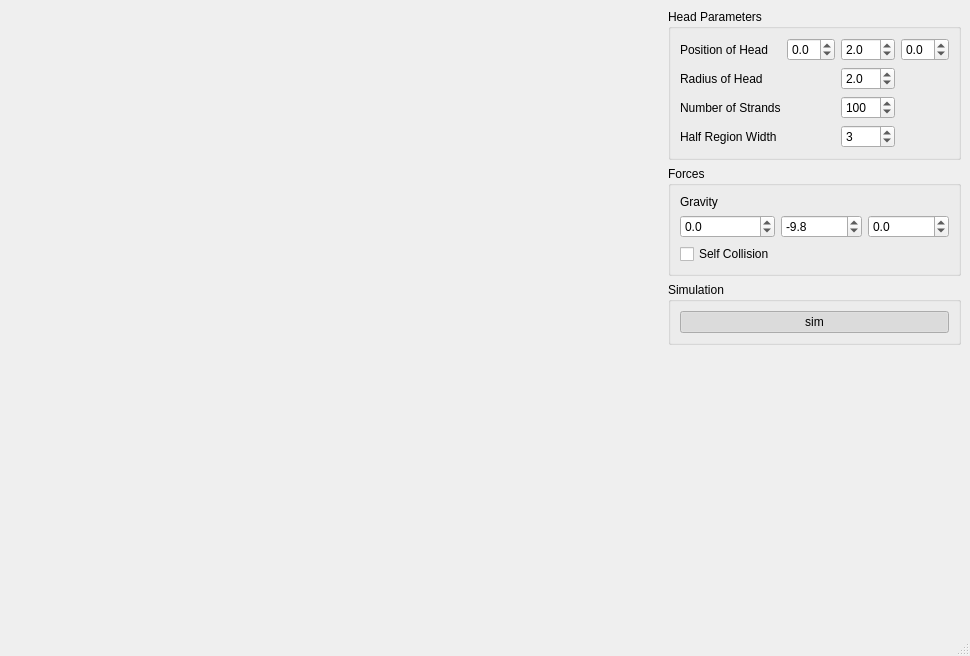
<?xml version="1.0" encoding="UTF-8"?>
<ui version="4.0">
 <class>MainWindow</class>
 <widget class="QMainWindow" name="MainWindow">
  <property name="geometry">
   <rect>
    <x>0</x>
    <y>0</y>
    <width>970</width>
    <height>656</height>
   </rect>
  </property>
  <property name="windowTitle">
   <string>Hair Simulation by Chain Shape Matching</string>
  </property>
  <widget class="QWidget" name="centralwidget">
   <layout class="QGridLayout" name="s_mainWindowGridLayout">
    <item row="2" column="1">
     <widget class="QGroupBox" name="groupBox_2">
      <property name="title">
       <string>Simulation</string>
      </property>
      <layout class="QGridLayout" name="gridLayout_2">
       <item row="0" column="0">
        <widget class="QPushButton" name="m_sim">
         <property name="text">
          <string>sim</string>
         </property>
         <property name="checkable">
          <bool>true</bool>
         </property>
         <property name="checked">
          <bool>true</bool>
         </property>
        </widget>
       </item>
      </layout>
     </widget>
    </item>
    <item row="3" column="1">
     <spacer name="verticalSpacer">
      <property name="orientation">
       <enum>Qt::Vertical</enum>
      </property>
      <property name="sizeHint" stdset="0">
       <size>
        <width>20</width>
        <height>40</height>
       </size>
      </property>
     </spacer>
    </item>
    <item row="0" column="1">
     <widget class="QGroupBox" name="s_transformGB">
      <property name="title">
       <string>Head Parameters</string>
      </property>
      <layout class="QGridLayout" name="gridLayout">
       <item row="3" column="2">
        <widget class="QSpinBox" name="m_numStrands">
         <property name="minimum">
          <number>1</number>
         </property>
         <property name="maximum">
          <number>2000</number>
         </property>
         <property name="value">
          <number>100</number>
         </property>
        </widget>
       </item>
       <item row="2" column="2">
        <widget class="QDoubleSpinBox" name="m_radius">
         <property name="decimals">
          <number>1</number>
         </property>
         <property name="minimum">
          <double>0.100000000000000</double>
         </property>
         <property name="maximum">
          <double>10.000000000000000</double>
         </property>
         <property name="singleStep">
          <double>0.100000000000000</double>
         </property>
         <property name="value">
          <double>2.000000000000000</double>
         </property>
        </widget>
       </item>
       <item row="1" column="1">
        <widget class="QDoubleSpinBox" name="m_aX">
         <property name="decimals">
          <number>1</number>
         </property>
         <property name="minimum">
          <double>-8.000000000000000</double>
         </property>
         <property name="maximum">
          <double>8.000000000000000</double>
         </property>
         <property name="singleStep">
          <double>0.100000000000000</double>
         </property>
         <property name="value">
          <double>0.000000000000000</double>
         </property>
        </widget>
       </item>
       <item row="1" column="2">
        <widget class="QDoubleSpinBox" name="m_aY">
         <property name="decimals">
          <number>1</number>
         </property>
         <property name="minimum">
          <double>-8.000000000000000</double>
         </property>
         <property name="maximum">
          <double>8.000000000000000</double>
         </property>
         <property name="singleStep">
          <double>0.100000000000000</double>
         </property>
         <property name="value">
          <double>2.000000000000000</double>
         </property>
        </widget>
       </item>
       <item row="1" column="3">
        <widget class="QDoubleSpinBox" name="m_aZ">
         <property name="decimals">
          <number>1</number>
         </property>
         <property name="minimum">
          <double>-8.000000000000000</double>
         </property>
         <property name="maximum">
          <double>8.000000000000000</double>
         </property>
         <property name="singleStep">
          <double>0.100000000000000</double>
         </property>
         <property name="value">
          <double>0.000000000000000</double>
         </property>
        </widget>
       </item>
       <item row="4" column="2">
        <widget class="QSpinBox" name="m_halfRegionWidth">
         <property name="minimum">
          <number>1</number>
         </property>
         <property name="maximum">
          <number>7</number>
         </property>
         <property name="singleStep">
          <number>2</number>
         </property>
         <property name="value">
          <number>3</number>
         </property>
        </widget>
       </item>
       <item row="1" column="0">
        <widget class="QLabel" name="label">
         <property name="text">
          <string>Position of Head</string>
         </property>
        </widget>
       </item>
       <item row="2" column="0">
        <widget class="QLabel" name="label_2">
         <property name="text">
          <string>Radius of Head</string>
         </property>
        </widget>
       </item>
       <item row="3" column="0">
        <widget class="QLabel" name="label_8">
         <property name="text">
          <string>Number of Strands</string>
         </property>
        </widget>
       </item>
       <item row="4" column="0">
        <widget class="QLabel" name="label_4">
         <property name="text">
          <string>Half Region Width</string>
         </property>
        </widget>
       </item>
      </layout>
     </widget>
    </item>
    <item row="1" column="1">
     <widget class="QGroupBox" name="groupBox">
      <property name="title">
       <string>Forces</string>
      </property>
      <layout class="QGridLayout" name="gridLayout_3">
       <item row="1" column="0">
        <widget class="QDoubleSpinBox" name="m_gravityX">
         <property name="decimals">
          <number>1</number>
         </property>
         <property name="minimum">
          <double>-99.000000000000000</double>
         </property>
         <property name="singleStep">
          <double>0.100000000000000</double>
         </property>
        </widget>
       </item>
       <item row="0" column="0">
        <widget class="QLabel" name="label_3">
         <property name="text">
          <string>Gravity</string>
         </property>
        </widget>
       </item>
       <item row="1" column="1">
        <widget class="QDoubleSpinBox" name="m_gravityY">
         <property name="decimals">
          <number>1</number>
         </property>
         <property name="minimum">
          <double>-99.000000000000000</double>
         </property>
         <property name="singleStep">
          <double>0.100000000000000</double>
         </property>
         <property name="value">
          <double>-9.800000000000001</double>
         </property>
        </widget>
       </item>
       <item row="1" column="2">
        <widget class="QDoubleSpinBox" name="m_gravityZ">
         <property name="decimals">
          <number>1</number>
         </property>
         <property name="minimum">
          <double>-99.000000000000000</double>
         </property>
         <property name="singleStep">
          <double>0.100000000000000</double>
         </property>
        </widget>
       </item>
       <item row="2" column="0">
        <widget class="QCheckBox" name="m_selfCollision">
         <property name="text">
          <string>Self Collision</string>
         </property>
        </widget>
       </item>
      </layout>
     </widget>
    </item>
    <item row="2" column="0">
     <spacer name="horizontalSpacer">
      <property name="orientation">
       <enum>Qt::Horizontal</enum>
      </property>
      <property name="sizeHint" stdset="0">
       <size>
        <width>40</width>
        <height>20</height>
       </size>
      </property>
     </spacer>
    </item>
   </layout>
  </widget>
  <widget class="QMenuBar" name="menubar">
   <property name="geometry">
    <rect>
     <x>0</x>
     <y>0</y>
     <width>970</width>
     <height>22</height>
    </rect>
   </property>
  </widget>
  <widget class="QStatusBar" name="statusbar"/>
 </widget>
 <resources/>
 <connections/>
</ui>
